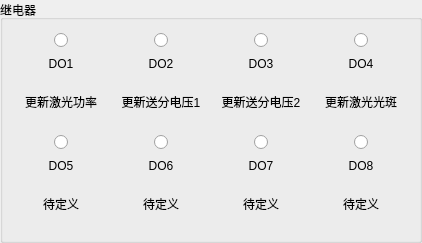
      <widget class="QGroupBox" name="groupBox_3">
       <property name="sizePolicy">
        <sizepolicy hsizetype="Preferred" vsizetype="Preferred">
         <horstretch>0</horstretch>
         <verstretch>0</verstretch>
        </sizepolicy>
       </property>
       <property name="maximumSize">
        <size>
         <width>16777215</width>
         <height>300</height>
        </size>
       </property>
       <property name="title">
        <string>继电器</string>
       </property>
       <layout class="QVBoxLayout" name="verticalLayout_31">
        <item>
         <layout class="QGridLayout" name="gridLayout_4">
          <item row="0" column="1">
           <layout class="QVBoxLayout" name="verticalLayout_22">
            <item>
             <layout class="QHBoxLayout" name="horizontalLayout_24">
              <item>
               <spacer name="horizontalSpacer_21">
                <property name="orientation">
                 <enum>Qt::Horizontal</enum>
                </property>
                <property name="sizeHint" stdset="0">
                 <size>
                  <width>40</width>
                  <height>20</height>
                 </size>
                </property>
               </spacer>
              </item>
              <item>
               <widget class="QRadioButton" name="DO1">
                <property name="text">
                 <string/>
                </property>
                <property name="autoExclusive">
                 <bool>false</bool>
                </property>
               </widget>
              </item>
              <item>
               <spacer name="horizontalSpacer_22">
                <property name="orientation">
                 <enum>Qt::Horizontal</enum>
                </property>
                <property name="sizeHint" stdset="0">
                 <size>
                  <width>40</width>
                  <height>20</height>
                 </size>
                </property>
               </spacer>
              </item>
             </layout>
            </item>
            <item>
             <widget class="QLabel" name="label_34">
              <property name="text">
               <string>DO2</string>
              </property>
              <property name="alignment">
               <set>Qt::AlignCenter</set>
              </property>
             </widget>
            </item>
            <item>
             <widget class="EditableLabel" name="label_35">
              <property name="sizePolicy">
               <sizepolicy hsizetype="Preferred" vsizetype="Preferred">
                <horstretch>0</horstretch>
                <verstretch>0</verstretch>
               </sizepolicy>
              </property>
              <property name="minimumSize">
               <size>
                <width>0</width>
                <height>50</height>
               </size>
              </property>
              <property name="maximumSize">
               <size>
                <width>16777215</width>
                <height>200</height>
               </size>
              </property>
              <property name="text">
               <string>更新送分电压1</string>
              </property>
              <property name="alignment">
               <set>Qt::AlignCenter</set>
              </property>
             </widget>
            </item>
           </layout>
          </item>
          <item row="0" column="3">
           <layout class="QVBoxLayout" name="verticalLayout_24">
            <item>
             <layout class="QHBoxLayout" name="horizontalLayout_26">
              <item>
               <spacer name="horizontalSpacer_25">
                <property name="orientation">
                 <enum>Qt::Horizontal</enum>
                </property>
                <property name="sizeHint" stdset="0">
                 <size>
                  <width>40</width>
                  <height>20</height>
                 </size>
                </property>
               </spacer>
              </item>
              <item>
               <widget class="QRadioButton" name="DO3">
                <property name="text">
                 <string/>
                </property>
                <property name="autoExclusive">
                 <bool>false</bool>
                </property>
               </widget>
              </item>
              <item>
               <spacer name="horizontalSpacer_26">
                <property name="orientation">
                 <enum>Qt::Horizontal</enum>
                </property>
                <property name="sizeHint" stdset="0">
                 <size>
                  <width>40</width>
                  <height>20</height>
                 </size>
                </property>
               </spacer>
              </item>
             </layout>
            </item>
            <item>
             <widget class="QLabel" name="label_38">
              <property name="text">
               <string>DO4</string>
              </property>
              <property name="alignment">
               <set>Qt::AlignCenter</set>
              </property>
             </widget>
            </item>
            <item>
             <widget class="EditableLabel" name="label_39">
              <property name="minimumSize">
               <size>
                <width>0</width>
                <height>50</height>
               </size>
              </property>
              <property name="maximumSize">
               <size>
                <width>16777215</width>
                <height>200</height>
               </size>
              </property>
              <property name="text">
               <string>更新激光光斑</string>
              </property>
              <property name="alignment">
               <set>Qt::AlignCenter</set>
              </property>
             </widget>
            </item>
           </layout>
          </item>
          <item row="0" column="2">
           <layout class="QVBoxLayout" name="verticalLayout_23">
            <item>
             <layout class="QHBoxLayout" name="horizontalLayout_25">
              <item>
               <spacer name="horizontalSpacer_23">
                <property name="orientation">
                 <enum>Qt::Horizontal</enum>
                </property>
                <property name="sizeHint" stdset="0">
                 <size>
                  <width>40</width>
                  <height>20</height>
                 </size>
                </property>
               </spacer>
              </item>
              <item>
               <widget class="QRadioButton" name="DO2">
                <property name="text">
                 <string/>
                </property>
                <property name="autoExclusive">
                 <bool>false</bool>
                </property>
               </widget>
              </item>
              <item>
               <spacer name="horizontalSpacer_24">
                <property name="orientation">
                 <enum>Qt::Horizontal</enum>
                </property>
                <property name="sizeHint" stdset="0">
                 <size>
                  <width>40</width>
                  <height>20</height>
                 </size>
                </property>
               </spacer>
              </item>
             </layout>
            </item>
            <item>
             <widget class="QLabel" name="label_36">
              <property name="text">
               <string>DO3</string>
              </property>
              <property name="alignment">
               <set>Qt::AlignCenter</set>
              </property>
             </widget>
            </item>
            <item>
             <widget class="EditableLabel" name="label_37">
              <property name="minimumSize">
               <size>
                <width>0</width>
                <height>50</height>
               </size>
              </property>
              <property name="maximumSize">
               <size>
                <width>16777215</width>
                <height>200</height>
               </size>
              </property>
              <property name="text">
               <string>更新送分电压2</string>
              </property>
              <property name="alignment">
               <set>Qt::AlignCenter</set>
              </property>
             </widget>
            </item>
           </layout>
          </item>
          <item row="0" column="0">
           <layout class="QVBoxLayout" name="verticalLayout_21">
            <item>
             <layout class="QHBoxLayout" name="horizontalLayout_23">
              <item>
               <spacer name="horizontalSpacer_19">
                <property name="orientation">
                 <enum>Qt::Horizontal</enum>
                </property>
                <property name="sizeHint" stdset="0">
                 <size>
                  <width>40</width>
                  <height>20</height>
                 </size>
                </property>
               </spacer>
              </item>
              <item>
               <widget class="QRadioButton" name="DO0">
                <property name="text">
                 <string/>
                </property>
                <property name="autoExclusive">
                 <bool>false</bool>
                </property>
               </widget>
              </item>
              <item>
               <spacer name="horizontalSpacer_20">
                <property name="orientation">
                 <enum>Qt::Horizontal</enum>
                </property>
                <property name="sizeHint" stdset="0">
                 <size>
                  <width>40</width>
                  <height>20</height>
                 </size>
                </property>
               </spacer>
              </item>
             </layout>
            </item>
            <item>
             <widget class="QLabel" name="label_32">
              <property name="text">
               <string>DO1</string>
              </property>
              <property name="alignment">
               <set>Qt::AlignCenter</set>
              </property>
             </widget>
            </item>
            <item>
             <widget class="EditableLabel" name="label_33">
              <property name="sizePolicy">
               <sizepolicy hsizetype="Preferred" vsizetype="Preferred">
                <horstretch>0</horstretch>
                <verstretch>0</verstretch>
               </sizepolicy>
              </property>
              <property name="minimumSize">
               <size>
                <width>0</width>
                <height>50</height>
               </size>
              </property>
              <property name="maximumSize">
               <size>
                <width>16777215</width>
                <height>200</height>
               </size>
              </property>
              <property name="text">
               <string>更新激光功率</string>
              </property>
              <property name="alignment">
               <set>Qt::AlignCenter</set>
              </property>
              <property name="wordWrap">
               <bool>true</bool>
              </property>
             </widget>
            </item>
           </layout>
          </item>
          <item row="1" column="0">
           <layout class="QVBoxLayout" name="verticalLayout_25">
            <item>
             <layout class="QHBoxLayout" name="horizontalLayout_27">
              <item>
               <spacer name="horizontalSpacer_27">
                <property name="orientation">
                 <enum>Qt::Horizontal</enum>
                </property>
                <property name="sizeHint" stdset="0">
                 <size>
                  <width>40</width>
                  <height>20</height>
                 </size>
                </property>
               </spacer>
              </item>
              <item>
               <widget class="QRadioButton" name="DO4">
                <property name="text">
                 <string/>
                </property>
                <property name="autoExclusive">
                 <bool>false</bool>
                </property>
               </widget>
              </item>
              <item>
               <spacer name="horizontalSpacer_28">
                <property name="orientation">
                 <enum>Qt::Horizontal</enum>
                </property>
                <property name="sizeHint" stdset="0">
                 <size>
                  <width>40</width>
                  <height>20</height>
                 </size>
                </property>
               </spacer>
              </item>
             </layout>
            </item>
            <item>
             <widget class="QLabel" name="label_40">
              <property name="text">
               <string>DO5</string>
              </property>
              <property name="alignment">
               <set>Qt::AlignCenter</set>
              </property>
             </widget>
            </item>
            <item>
             <widget class="EditableLabel" name="label_41">
              <property name="minimumSize">
               <size>
                <width>0</width>
                <height>50</height>
               </size>
              </property>
              <property name="text">
               <string>待定义</string>
              </property>
              <property name="alignment">
               <set>Qt::AlignCenter</set>
              </property>
             </widget>
            </item>
           </layout>
          </item>
          <item row="1" column="1">
           <layout class="QVBoxLayout" name="verticalLayout_26">
            <item>
             <layout class="QHBoxLayout" name="horizontalLayout_28">
              <item>
               <spacer name="horizontalSpacer_29">
                <property name="orientation">
                 <enum>Qt::Horizontal</enum>
                </property>
                <property name="sizeHint" stdset="0">
                 <size>
                  <width>40</width>
                  <height>20</height>
                 </size>
                </property>
               </spacer>
              </item>
              <item>
               <widget class="QRadioButton" name="DO5">
                <property name="text">
                 <string/>
                </property>
                <property name="autoExclusive">
                 <bool>false</bool>
                </property>
               </widget>
              </item>
              <item>
               <spacer name="horizontalSpacer_30">
                <property name="orientation">
                 <enum>Qt::Horizontal</enum>
                </property>
                <property name="sizeHint" stdset="0">
                 <size>
                  <width>40</width>
                  <height>20</height>
                 </size>
                </property>
               </spacer>
              </item>
             </layout>
            </item>
            <item>
             <widget class="QLabel" name="label_42">
              <property name="text">
               <string>DO6</string>
              </property>
              <property name="alignment">
               <set>Qt::AlignCenter</set>
              </property>
             </widget>
            </item>
            <item>
             <widget class="EditableLabel" name="label_43">
              <property name="minimumSize">
               <size>
                <width>0</width>
                <height>50</height>
               </size>
              </property>
              <property name="text">
               <string>待定义</string>
              </property>
              <property name="alignment">
               <set>Qt::AlignCenter</set>
              </property>
             </widget>
            </item>
           </layout>
          </item>
          <item row="1" column="2">
           <layout class="QVBoxLayout" name="verticalLayout_27">
            <item>
             <layout class="QHBoxLayout" name="horizontalLayout_29">
              <item>
               <spacer name="horizontalSpacer_31">
                <property name="orientation">
                 <enum>Qt::Horizontal</enum>
                </property>
                <property name="sizeHint" stdset="0">
                 <size>
                  <width>40</width>
                  <height>20</height>
                 </size>
                </property>
               </spacer>
              </item>
              <item>
               <widget class="QRadioButton" name="DO6">
                <property name="text">
                 <string/>
                </property>
                <property name="autoExclusive">
                 <bool>false</bool>
                </property>
               </widget>
              </item>
              <item>
               <spacer name="horizontalSpacer_32">
                <property name="orientation">
                 <enum>Qt::Horizontal</enum>
                </property>
                <property name="sizeHint" stdset="0">
                 <size>
                  <width>40</width>
                  <height>20</height>
                 </size>
                </property>
               </spacer>
              </item>
             </layout>
            </item>
            <item>
             <widget class="QLabel" name="label_44">
              <property name="text">
               <string>DO7</string>
              </property>
              <property name="alignment">
               <set>Qt::AlignCenter</set>
              </property>
             </widget>
            </item>
            <item>
             <widget class="EditableLabel" name="label_45">
              <property name="minimumSize">
               <size>
                <width>0</width>
                <height>50</height>
               </size>
              </property>
              <property name="text">
               <string>待定义</string>
              </property>
              <property name="alignment">
               <set>Qt::AlignCenter</set>
              </property>
             </widget>
            </item>
           </layout>
          </item>
          <item row="1" column="3">
           <layout class="QVBoxLayout" name="verticalLayout_28">
            <item>
             <layout class="QHBoxLayout" name="horizontalLayout_30">
              <item>
               <spacer name="horizontalSpacer_33">
                <property name="orientation">
                 <enum>Qt::Horizontal</enum>
                </property>
                <property name="sizeHint" stdset="0">
                 <size>
                  <width>40</width>
                  <height>20</height>
                 </size>
                </property>
               </spacer>
              </item>
              <item>
               <widget class="QRadioButton" name="DO7">
                <property name="text">
                 <string/>
                </property>
                <property name="autoExclusive">
                 <bool>false</bool>
                </property>
               </widget>
              </item>
              <item>
               <spacer name="horizontalSpacer_34">
                <property name="orientation">
                 <enum>Qt::Horizontal</enum>
                </property>
                <property name="sizeHint" stdset="0">
                 <size>
                  <width>40</width>
                  <height>20</height>
                 </size>
                </property>
               </spacer>
              </item>
             </layout>
            </item>
            <item>
             <widget class="QLabel" name="label_46">
              <property name="text">
               <string>DO8</string>
              </property>
              <property name="alignment">
               <set>Qt::AlignCenter</set>
              </property>
             </widget>
            </item>
            <item>
             <widget class="EditableLabel" name="label_47">
              <property name="sizePolicy">
               <sizepolicy hsizetype="Preferred" vsizetype="Preferred">
                <horstretch>0</horstretch>
                <verstretch>0</verstretch>
               </sizepolicy>
              </property>
              <property name="minimumSize">
               <size>
                <width>0</width>
                <height>50</height>
               </size>
              </property>
              <property name="maximumSize">
               <size>
                <width>16777215</width>
                <height>100</height>
               </size>
              </property>
              <property name="text">
               <string>待定义</string>
              </property>
              <property name="alignment">
               <set>Qt::AlignCenter</set>
              </property>
              <property name="wordWrap">
               <bool>true</bool>
              </property>
             </widget>
            </item>
           </layout>
          </item>
         </layout>
        </item>
       </layout>
      </widget>
